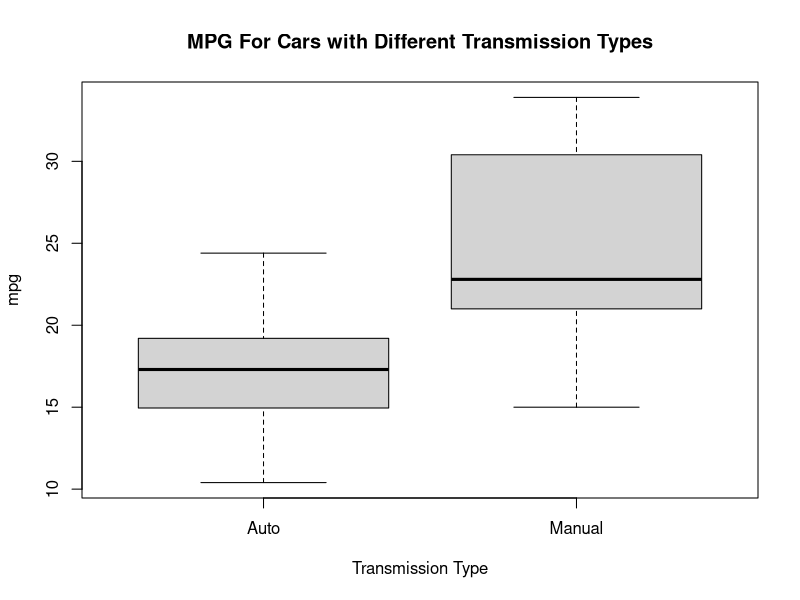
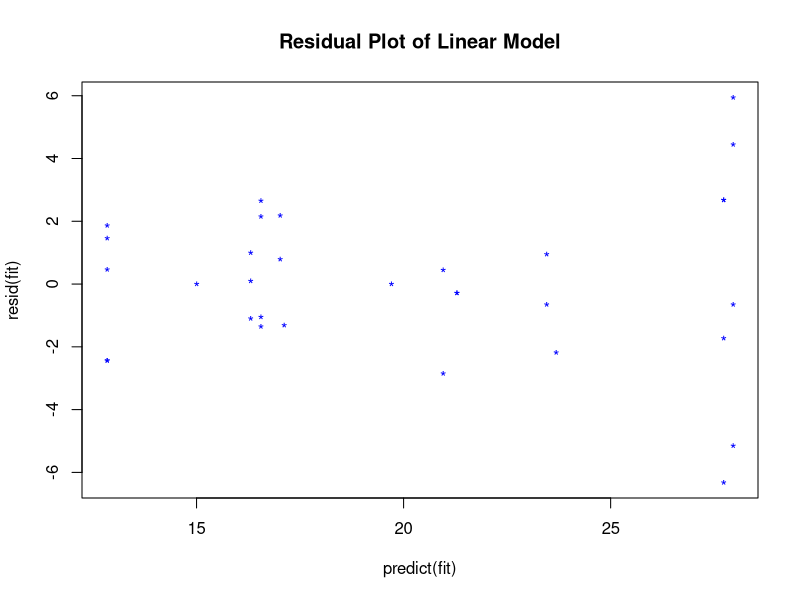

These figures' R source, in order:
## ---- chunk 1
data(mtcars)
mtcars$cyl <- factor(mtcars$cyl)
mtcars$vs <- factor(mtcars$vs)
mtcars$am <- factor(mtcars$am)
mtcars$gear <- factor(mtcars$gear)
mtcars$carb <- factor(mtcars$carb)
## ---- chunk 2
plot(mpg ~ I(factor(am, labels=c('Auto', 'Manual'))), 
     data=mtcars, 
     main='MPG For Cars with Different Transmission Types', 
     xlab='Transmission Type')
## ---- chunk 3
library(car)
vifs <- vif(lm(mpg~., data=mtcars))
vifs[order(vifs[,3]),]

## ---- chunk 4
vifs <- vif(lm(mpg~ carb+gear+am+cyl, data=mtcars))
vifs[order(vifs[,3]),]
## ---- chunk 5
fit1 <- lm(mpg ~ am, data=mtcars)
fit2 <- update(fit1, mpg ~ am + carb)
fit3 <- update(fit1, mpg ~ am + carb + cyl)
fit4 <- update(fit1, mpg ~ am + carb + cyl + gear)

anova(fit1,fit2,fit3,fit4)
## ---- chunk 6
library(knitr)
fit <- lm(mpg ~ am + I(relevel(carb, '4')) + I(relevel(cyl, '8')), data=mtcars)
kable(summary(fit)$coeff, digits=3)
## ---- chunk 7
library(knitr)
summary(hatvalues(fit))

summary(dfbetas(fit))
## ---- chunk 8
plot(predict(fit), resid(fit), pch='*', col='blue', main='Residual Plot of Linear Model')
